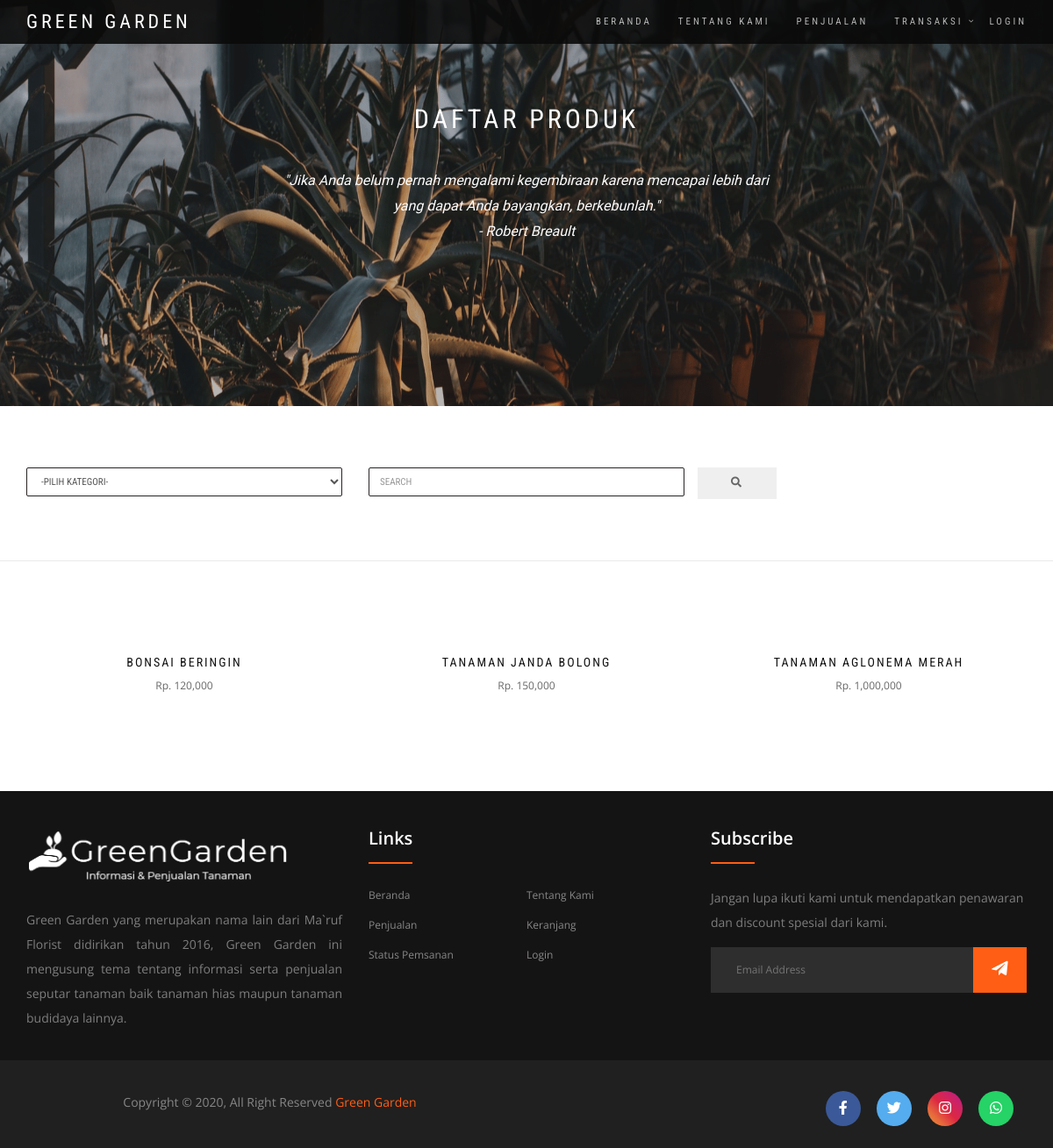
The page /pencarian.php on the database its author committed.
### tables this page shows
CREATE TABLE `produk` (
  `id_produk` int(5) NOT NULL,
  `kat_produk` varchar(20) NOT NULL,
  `nama_produk` varchar(100) NOT NULL,
  `harga_produk` int(11) NOT NULL,
  `berat_produk` int(4) NOT NULL,
  `foto_produk` varchar(100) NOT NULL,
  `deskripsi_produk` text NOT NULL,
  `stok_produk` int(5) NOT NULL
);

### pencarian.php (the view, shortened to what this page needs)
<?php
include 'koneksi1.php';
$keyword = $_GET["keyword"];
$semuadata = array();
$ambil = $koneksi1->query("SELECT * FROM produk WHERE nama_produk LIKE '%$keyword%' OR kat_produk LIKE '%$keyword%'");
while ($pecah = $ambil->fetch_assoc())
{
    $semuadata[]=$pecah;
}
?>
<!DOCTYPE html>
<html lang="en-US" dir="ltr">
  <head>
    <link href="assets/lib/bootstrap/dist/css/bootstrap.min.css" rel="stylesheet">
    <link href="assets/lib/animate.css/animate.css" rel="stylesheet">
    <link href="assets/lib/components-font-awesome/css/font-awesome.min.css" rel="stylesheet">
    <link href="assets/lib/et-line-font/et-line-font.css" rel="stylesheet">
    <link href="assets/lib/flexslider/flexslider.css" rel="stylesheet">
    <link href="assets/lib/owl.carousel/dist/assets/owl.carousel.min.css" rel="stylesheet">
    <link href="assets/lib/owl.carousel/dist/assets/owl.theme.default.min.css" rel="stylesheet">
    <link href="assets/lib/magnific-popup/dist/magnific-popup.css" rel="stylesheet">
    <link rel="stylesheet" href="https://cdnjs.cloudflare.com/ajax/libs/font-awesome/5.15.2/css/all.min.css">
    <link href="assets/lib/simple-text-rotator/simpletextrotator.css" rel="stylesheet">
    <link href="assets/css/style.css" rel="stylesheet">
    <link id="color-scheme" href="assets/css/colors/default.css" rel="stylesheet">
  </head>
  <body data-spy="scroll" data-target=".onpage-navigation" data-offset="60">
    <main>
      <section>
      <nav class="navbar navbar-custom navbar-fixed-top" role="navigation">
        <div class="container">
          <div class="navbar-header">
            <a class="navbar-brand" href="index.php">Green Garden</a>
          </div>
          <div class="collapse navbar-collapse" id="custom-collapse">
            <ul class="nav navbar-nav navbar-right">
                <li><a href="index.php">Beranda</a></li>
                <li><a class="section-scroll" href="about.php">Tentang Kami</a></li>
                <li><a class="section-scroll" href="penjualan.php">Penjualan</a></li>
                <li class="dropdown"><a class="dropdown-toggle" href="#" data-toggle="dropdown">Transaksi</a>
                </li>
                <?php if (isset($_SESSION["id_pelanggan"])):  ?>
                <li><a class="section-scroll" href="logout.php">Logout</a></li>
                <?php else: ?>
                <li><a class="section-scroll" href="login.php">Login</a></li>
                <?php endif ?>
            </ul>
          </div>
        </div>
      </nav>
      </section>
      <div class="main">
        <section class="module bg-dark-60 shop-page-header" data-background="assets/images/tanaman/penjualan.png">
          <div class="container">
            <div class="row">
              <div class="col-sm-6 col-sm-offset-3">
                <h2 class="module-title font-alt">Daftar Produk</h2>
                <div class="module-subtitle font-serif">"Jika Anda belum pernah mengalami kegembiraan karena mencapai lebih dari yang dapat Anda bayangkan, berkebunlah." <br> - Robert Breault</div>
              </div>
            </div>
          </div>
        </section>
        <section class="module-small">
          <div class="container">
            <form class="row" method="get" action="pencarian.php">
              <div class="col-sm-4 mb-sm-20">
                <select class="form-control" onchange="location = this.value;">
                <option>-Pilih Kategori-</option>
                </select>
              </div>
              <div class="col-sm-4 mb-sm-20">
                <input class="form-control mr-sm-2" type="search" placeholder="Search" name="keyword" aria-label="Search">
              </div>
                <button class="btn btn-outline-success" name="cari" type="submit"><i class="fa fa-search"></i></button>
            </form>
          </div>
        </section>
        <hr class="divider-w">
        <section class="module-small">
          <div class="container">
            <div class="row multi-columns-row">
            <?php foreach($semuadata as $key => $value):?>
                <div class="col-sm-6 col-md-4 col-lg-4">
                    <div class="shop-item">
                    <div class="shop-item-image"><img src="foto_produk/<?php echo $value['foto_produk']; ?>" alt="">
                    </div>
                    <h4 class="shop-item-title font-alt"><a href="detail.php?id=<?php echo $value["id_produk"];?>"><?php echo $value['nama_produk']; ?></a></h4>
                    Rp. <?php echo number_format($value['harga_produk']); ?>
                    </div>
                </div>
            <?php endforeach?>
            </div>
          </div>
        </section>
<footer class="footer-section">
        <div class="container">
            <div class="footer-content pt-5 pb-5">
                <div class="row">
                    <div class="col-xl-4 col-lg-4 mb-20">
                        <div class="footer-widget">
                            <div class="footer-logo"> <br> <br>
                                <a href="index.html"><img src="assets/images/logo/logo_white.png" class="img-fluid" alt="logo"></a>
                            </div>
                            <div class="footer-text">
                              <p align="justify">Green Garden yang merupakan nama lain dari Ma`ruf Florist didirikan tahun 2016, Green Garden ini mengusung tema tentang informasi serta penjualan seputar tanaman baik tanaman hias maupun tanaman budidaya lainnya.</p>
                            </div>
                        </div>
                    </div>
                    <div class="col-xl-4 col-lg-4 col-md-6 mb-30">
                        <div class="footer-widget">
                            <div class="footer-widget-heading">
                                <h3>Links</h3>
                            </div>
                            <ul>
                                <li><a href="index.php">Beranda</a></li>
                                <li><a href="about.php">Tentang Kami</a></li>
                                <li><a href="penjualan.php">Penjualan</a></li>
                                <li><a href="keranjang.php">Keranjang</a></li>
                                <li><a href="order.php">Status Pemsanan</a></li>
                                <li><a href="login.php">Login</a></li>
                            </ul>
                        </div>
                    </div>
                    <div class="col-xl-4 col-lg-4 col-md-6 mb-50">
                        <div class="footer-widget">
                            <div class="footer-widget-heading">
                                <h3>Subscribe</h3>
                            </div>
                            <div class="footer-text mb-25">
                                <p>Jangan lupa ikuti kami untuk mendapatkan penawaran dan discount spesial dari kami.</p>
                            </div>
                            <div class="subscribe-form" id="subscribe">
                                <form action="subscribe/subscribe_pencarian.php?keyword=<?= $_GET['keyword'];?>" method="POST">
                                    <input type="text" name="email" placeholder="Email Address" require >
                                    <button type="submit" name="subscribe"><i class="fab fa-telegram-plane"></i></button>
                                </form>
                            </div>
                        </div>
                    </div>
                </div>
            </div>
        </div>
        <div class="copyright-area">
            <div class="container">
                <div class="row">
                <div class="col-xl-6 col-lg-6 text-center text-lg-left">
                        <div class="copyright-text">
                            <p>Copyright &copy; 2020, All Right Reserved <a href="http://localhost/green_garden/">Green Garden</a></p>
                        </div>
                    </div>
                    <div class="col-xl-6 col-lg-6 d-none d-lg-block text-right">
                    <div class="footer-social-icon">
                        <a href="https://web.facebook.com/"><i class="fab fa-facebook-f facebook-bg"></i></a>
                        <a href="https://twitter.com/"><i class="fab fa-twitter twitter-bg"></i></a>
                        <a href="https://www.instagram.com/rizki_apriliantono/"><i class="fab fa-instagram instagram-bg"></i></a>
                        <a href="https://api.whatsapp.com/send?phone=628965654408&text=Halo Mimin, Mau tanya dong ?7"><i class="fab fa-whatsapp whatsapp-bg"></i></a>
                    </div>
                    </div>
                </div>
            </div>
        </div>
</footer>
      </div>
    </main>
  </body>
</html>

### rows shown on the page
produk: nama_produk "BONSAI BERINGIN", harga_produk "120,000"
produk: nama_produk "TANAMAN JANDA BOLONG", harga_produk "150,000"
produk: nama_produk "TANAMAN AGLONEMA MERAH", harga_produk "1,000,000"
